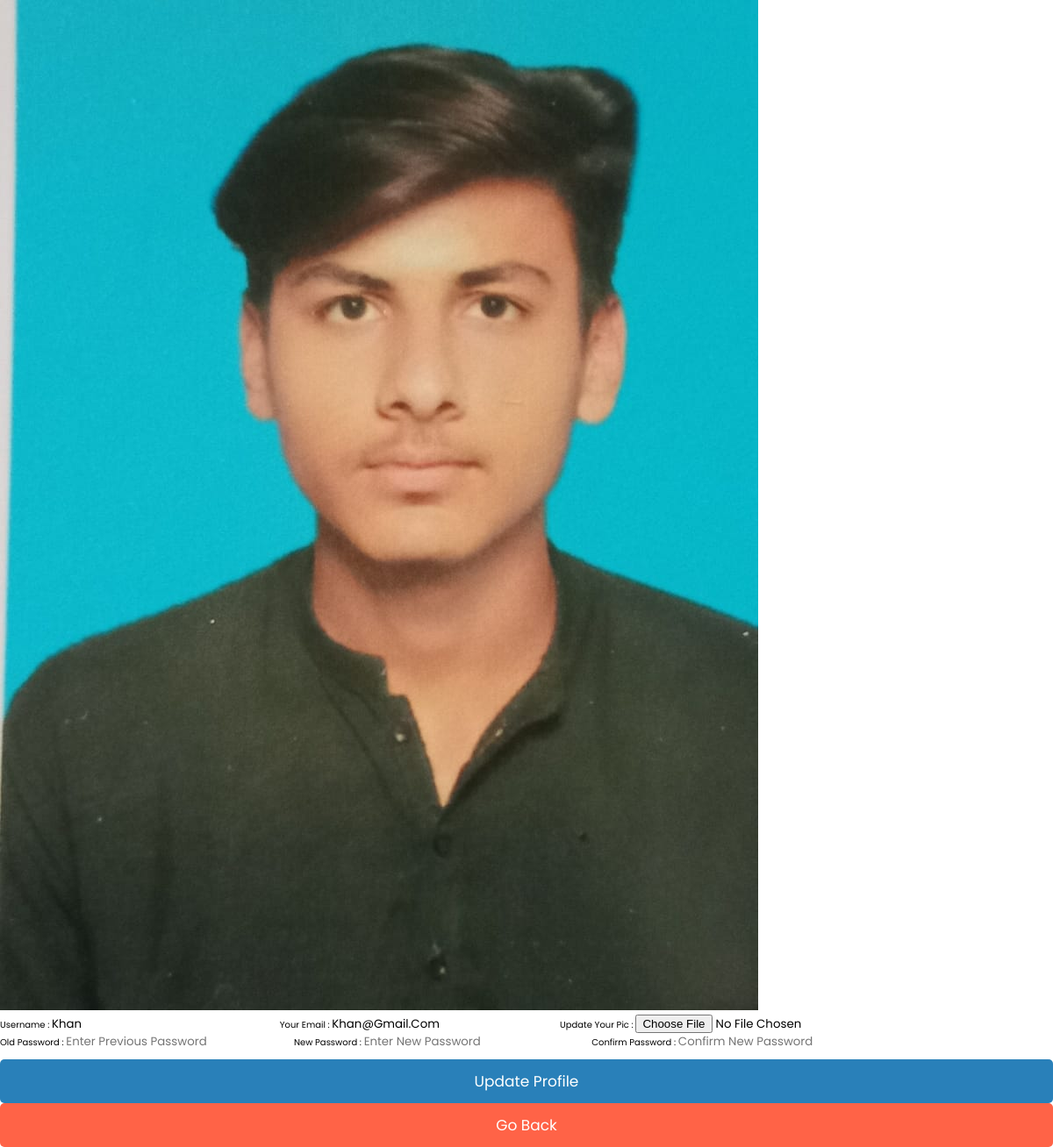
/admin_panel/update_profile.php (signed in), run on the app's committed database.
### tables this page shows
CREATE TABLE `user_form` (
  `id` int(100) NOT NULL,
  `name` varchar(100) NOT NULL,
  `email` varchar(100) NOT NULL,
  `password` varchar(100) NOT NULL,
  `image` varchar(100) NOT NULL
);

### admin_panel/update_profile.php (the view, shortened to what this page needs)
<?php
include 'config.php';
$user_id = $_SESSION['user_id'];
?>
<!DOCTYPE html>
<html lang="en">
<head>
   <link rel="stylesheet" href="css/style.css">
</head>
<body>
<div class="update-profile">
   <?php
      $select = mysqli_query($conn, "SELECT * FROM `user_form` WHERE id = '$user_id'") or die('query failed');
      if(mysqli_num_rows($select) > 0){
         $fetch = mysqli_fetch_assoc($select);
      }
   ?>
   <form action="" method="post" enctype="multipart/form-data">
      <?php
         if($fetch['image'] == ''){
            echo '<img src="images/default-avatar.png">';
         }else{
            echo '<img src="uploaded_img/'.$fetch['image'].'">';
         }
      ?>
      <div class="flex">
         <div class="inputBox">
            <span>username :</span>
            <input type="text" name="update_name" value="<?php echo $fetch['name']; ?>" class="box">
            <span>your email :</span>
            <input type="email" name="update_email" value="<?php echo $fetch['email']; ?>" class="box">
            <span>update your pic :</span>
            <input type="file" name="update_image" accept="image/jpg, image/jpeg, image/png" class="box">
         </div>
         <div class="inputBox">
            <span>old password :</span>
            <input type="password" name="update_pass" placeholder="enter previous password" class="box">
            <span>new password :</span>
            <input type="password" name="new_pass" placeholder="enter new password" class="box">
            <span>confirm password :</span>
            <input type="password" name="confirm_pass" placeholder="confirm new password" class="box">
         </div>
      </div>
      <input type="submit" value="update profile" name="update_profile" class="btn">
      <a href="home.php" class="delete-btn">go back</a>
   </form>
</div>
</body>
</html>

### admin_panel/css/style.css (style rules this page uses)
:root { --blue:#2980b9; --red:tomato; --orange:orange; --black:#333; --white:#fff; --bg-color:#eee; --dark-bg:rgba(0,0,0,.7); --box-shadow:0 .5rem 1rem rgba(0,0,0,.1); --border:.1rem solid #999; }
* { font-family: 'Poppins', sans-serif; margin:0; padding:0; box-sizing: border-box; outline: none; border:none; text-decoration: none; text-transform: capitalize; }
html { font-size: 62.5%; overflow-x: hidden; }
.btn, .option-btn, .delete-btn { display: block; width: 100%; text-align: center; background-color: var(--blue); color:var(--white); font-size: 1.7rem; padding:1.2rem 3rem; border-radius: .5rem; cursor: pointer; margin-top: 1rem; }
.delete-btn { margin-top: 0; background-color: var(--red); }

### data on the page
user_form: image (picture), update_name "khan", update_email "khan@gmail.com"
